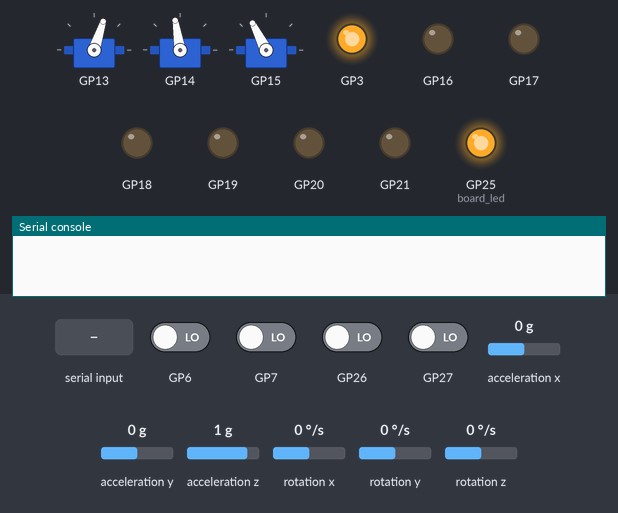
The program below on a simulated Raspberry Pi Pico running MicroPython. Parts: 3 × servo, output pins drawn as LEDs (lit = HIGH), the last lines printed to the serial console. The test bench sets the inputs (shaded band); at power-on: GP6, GP7, GP26, GP27 LOW, acceleration x 0 g, acceleration y 0 g, acceleration z 1 g, rotation x 0 °/s, rotation y 0 °/s, rotation z 0 °/s. Servo angles are drawn from the pulse width (0.5 ms = 0°, 2.5 ms = 180°).

Above: at 0.6 s.
At 7.4 s:
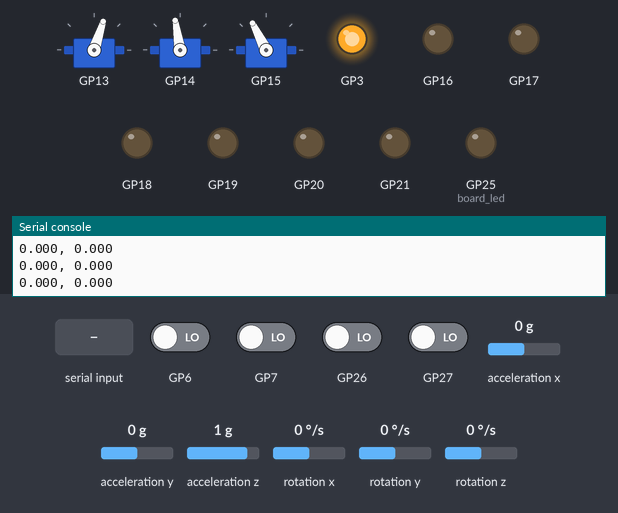
7.5 s: "0" typed at the serial console, then Enter
Timing chart, 0 to 10.5 s (numbered marks = the images above; inputs shaded):
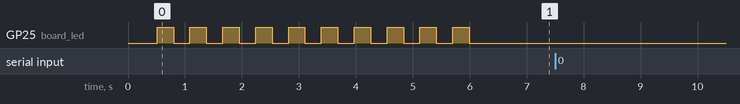

The program:

main.py
```python
"""
Bare-bones Pico runtime for 5-field command protocol + fused feedback.

This version supports both deployment layouts:
1. package layout on Pico (`mobile_base.*`, `perception.*`)
2. flat-file layout in the same folder (fallback imports)

It also supports both inertial helper spellings to prevent boot failures from
filename mismatches during deployment.
"""

import select
import sys

from machine import freq
from utime import ticks_diff, ticks_us

# Arm controller import: package first, fallback to local file.
try:
    from mobile_base.ac2 import ArmController
except Exception:
    from ac2 import ArmController

# Diff-drive import: package first, fallback to local file.
try:
    from mobile_base.diff_drive_controller import DiffDriveController
except Exception:
    from diff_drive_controller import DiffDriveController

# IMU import with robust fallback for historical filename typo.
try:
    from perception.odom_autonomous_inertial_sensor import MPU6050
except Exception:
    try:
        from perception.odom_autonomous_intertial_sensor import MPU6050
    except Exception:
        try:
            from odom_autonomous_inertial_sensor import MPU6050
        except Exception:
            from odom_autonomous_intertial_sensor import MPU6050


FREQ_HZ = 240_000_000
CMD_TIMEOUT_US = 250_000
FEEDBACK_PERIOD_US = 10_000
ALPHA_IMU = 0.95
ARM_UPDATE_PERIOD_US = 20_000  # 50 Hz arm command updates to avoid servo snap/jitter.

# Debug lines are prefixed so host tests can classify them.
DEBUG_SERIAL = True
DEBUG_PERIOD_US = 1_000_000

freq(FREQ_HZ)

# Keep your validated pin map.
ddc = DiffDriveController(
    left_ids=((21, 19, 20), (6, 7)),
    right_ids=((16, 18, 17), (26, 27)),
)
arm = ArmController(15, 13, 14)
imu = MPU6050(pow_id=3, scl_id=5, sda_id=4, i2c_addr=0x68)

listener = select.poll()
listener.register(sys.stdin, select.POLLIN)


def dbg(msg):
    if not DEBUG_SERIAL:
        return
    try:
        sys.stdout.write("#DBG " + str(msg) + "\n")
        sys.stdout.flush()
    except Exception:
        pass


def parse_host_command(line):
    if not line:
        return None
    parts = [x.strip() for x in line.split(",")]
    if len(parts) != 5:
        return None
    try:
        return float(parts[0]), float(parts[1]), int(float(parts[2])), int(float(parts[3])), int(float(parts[4]))
    except Exception:
        return None


target_lin = 0.0
target_ang = 0.0
sho_vel = 0
cla_vel = 0
arm_state = 0

cmd_rx_count = 0
cmd_bad_count = 0
fb_tx_count = 0

last_cmd_t = ticks_us()
last_fb_t = ticks_us()
last_dbg_t = ticks_us()
last_arm_t = ticks_us()

dbg("boot ok")

while True:
    events = listener.poll(0)
    for obj, _ in events:
        try:
            line = obj.readline().strip()
        except Exception:
            line = ""

        if line:
            parsed = parse_host_command(line)
            if parsed is None:
                cmd_bad_count += 1
                if cmd_bad_count <= 5 or (cmd_bad_count % 50 == 0):
                    dbg("bad_cmd line='{}'".format(line))
                continue

            target_lin, target_ang, sho_vel, cla_vel, arm_state = parsed
            cmd_rx_count += 1
            last_cmd_t = ticks_us()

    now = ticks_us()
    if ticks_diff(now, last_cmd_t) > CMD_TIMEOUT_US:
        target_lin = 0.0
        target_ang = 0.0
        sho_vel = 0
        cla_vel = 0
        arm_state = 0

    ddc.set_vels(target_lin, target_ang)

    if ticks_diff(now, last_arm_t) >= ARM_UPDATE_PERIOD_US:
        if arm_state == 10:
            if hasattr(arm, "move_toward_neutral"):
                arm.move_toward_neutral()
            else:
                arm.set_neutral()
        else:
            arm.lower_claw(sho_vel)
            arm.close_claw(cla_vel)
        last_arm_t = now

    if ticks_diff(now, last_fb_t) >= FEEDBACK_PERIOD_US:
        meas_lin, meas_ang = ddc.get_vels()
        try:
            imu_data = imu.read_data()
            fused_ang = ALPHA_IMU * imu_data["omg_z"] + (1.0 - ALPHA_IMU) * meas_ang
        except Exception:
            fused_ang = meas_ang

        sys.stdout.write(f"{meas_lin:.3f}, {fused_ang:.3f}\n")
        try:
            sys.stdout.flush()
        except Exception:
            pass

        fb_tx_count += 1
        last_fb_t = now

    if DEBUG_SERIAL and ticks_diff(now, last_dbg_t) >= DEBUG_PERIOD_US:
        dbg(
            "alive rx={} bad={} fb={} lin={:.2f} ang={:.2f} arm={}"
            .format(cmd_rx_count, cmd_bad_count, fb_tx_count, target_lin, target_ang, arm_state)
        )
        last_dbg_t = now
```

ac2.py
```python
from machine import Pin, PWM
import mobile_base.arm_tuning as tune


class ArmController:
    def __init__(self, claw_pin, arm_pin_a, arm_pin_b):
        self.claw_servo = PWM(Pin(claw_pin))
        self.shoulder_servo_a = PWM(Pin(arm_pin_a))
        self.shoulder_servo_b = PWM(Pin(arm_pin_b))
        self.claw_servo.freq(50)
        self.shoulder_servo_a.freq(50)
        self.shoulder_servo_b.freq(50)
        self.set_neutral()

    @staticmethod
    def _clamp(value, low, high):
        return max(low, min(high, value))

    @staticmethod
    def _sanitize(cmd):
        try:
            val = int(cmd)
        except Exception:
            val = 0
        return ArmController._clamp(val, -tune.MAX_ABS_HOST_CMD, tune.MAX_ABS_HOST_CMD)

    @staticmethod
    def _slew(current, target, max_step):
        delta = target - current
        if delta > max_step:
            return current + max_step
        if delta < -max_step:
            return current - max_step
        return target

    def set_neutral(self):
        self.shoulder_duty_a = tune.SHOULDER_A_NEUTRAL
        self.shoulder_duty_b = tune.SHOULDER_B_NEUTRAL
        self.claw_duty = tune.CLAW_NEUTRAL
        self.shoulder_servo_a.duty_ns(self.shoulder_duty_a)
        self.shoulder_servo_b.duty_ns(self.shoulder_duty_b)
        self.claw_servo.duty_ns(self.claw_duty)

    def move_toward_neutral(self):
        shoulder_step = int(getattr(tune, "NEUTRAL_SHOULDER_STEP_NS", getattr(tune, "SHOULDER_STEP_LIMIT_NS", 8_000)))
        claw_step = int(getattr(tune, "NEUTRAL_CLAW_STEP_NS", getattr(tune, "CLAW_STEP_LIMIT_NS", 10_000)))

        self.shoulder_duty_a = self._slew(self.shoulder_duty_a, tune.SHOULDER_A_NEUTRAL, shoulder_step)
        self.shoulder_duty_b = self._slew(self.shoulder_duty_b, tune.SHOULDER_B_NEUTRAL, shoulder_step)
        self.claw_duty = self._slew(self.claw_duty, tune.CLAW_NEUTRAL, claw_step)

        self.shoulder_servo_a.duty_ns(self.shoulder_duty_a)
        self.shoulder_servo_b.duty_ns(self.shoulder_duty_b)
        self.claw_servo.duty_ns(self.claw_duty)

        return (
            self.shoulder_duty_a == tune.SHOULDER_A_NEUTRAL
            and self.shoulder_duty_b == tune.SHOULDER_B_NEUTRAL
            and self.claw_duty == tune.CLAW_NEUTRAL
        )

    def lower_claw(self, dc_inc=0):
        base = self._sanitize(dc_inc)
        if base > 0:
            scaled = int(base * tune.SHOULDER_CMD_SCALE * tune.SHOULDER_LOWER_SCALE)  # WARNING: SCALE DOWN BASE 1/4!!!
        else:
            scaled = int(base * tune.SHOULDER_CMD_SCALE * tune.SHOULDER_RAISE_SCALE)

        target_a = self._clamp(self.shoulder_duty_a + scaled, tune.SHOULDER_A_MIN, tune.SHOULDER_A_MAX)
        target_b = self._clamp(self.shoulder_duty_b - scaled, tune.SHOULDER_B_MIN, tune.SHOULDER_B_MAX)

        step = int(getattr(tune, "SHOULDER_STEP_LIMIT_NS", 8_000))
        self.shoulder_duty_a = self._slew(self.shoulder_duty_a, target_a, step)  # WARNING: TARGET TOO CLOSE TO CURRENT
        self.shoulder_duty_b = self._slew(self.shoulder_duty_b, target_b, step)

        self.shoulder_servo_a.duty_ns(self.shoulder_duty_a)
        self.shoulder_servo_b.duty_ns(self.shoulder_duty_b)

    def close_claw(self, dc_inc=0):
        scaled = int(self._sanitize(dc_inc) * tune.CLAW_CMD_SCALE)
        target = self._clamp(self.claw_duty + scaled, tune.CLAW_MIN, tune.CLAW_MAX)

        step = int(getattr(tune, "CLAW_STEP_LIMIT_NS", 10_000))
        self.claw_duty = self._slew(self.claw_duty, target, step)
        self.claw_servo.duty_ns(self.claw_duty)
```

diff_drive_controller.py
```python
from mobile_base.wheel_controller import WheelController


class DiffDriveController:
    def __init__(self, left_ids, right_ids) -> None:
        self.left_wheel = WheelController(*left_ids)
        self.right_wheel = WheelController(*right_ids)

        # Variables
        self.meas_lin_vel = 0.0
        self.meas_ang_vel = 0.0

        # Constants
        self.WHEEL_SEP = 0.51  # wheel separation in meters

    def get_vels(self):
        """
        Get actual velocities
        """
        self.meas_lin_vel = 0.5 * (
            self.left_wheel.meas_lin_vel + self.right_wheel.meas_lin_vel
        )  # robot's linear velocity
        self.meas_ang_vel = (
            self.right_wheel.meas_lin_vel - self.left_wheel.meas_lin_vel
        ) / self.WHEEL_SEP  # robot's angular velocity
        return self.meas_lin_vel, self.meas_ang_vel

    def set_vels(self, target_lin_vel, target_ang_vel):
        """
        Set reference velocities
        """
        left_ref_lin_vel = target_lin_vel - 0.5 * (target_ang_vel * self.WHEEL_SEP)
        right_ref_lin_vel = target_lin_vel + 0.5 * (target_ang_vel * self.WHEEL_SEP)
        self.left_wheel.set_velocity(left_ref_lin_vel)
        self.right_wheel.set_velocity(right_ref_lin_vel)


if __name__ == "__main__":
    from utime import sleep
    from math import pi
    from machine import freq

    # freq(300_000_000)
    # SETUP
    ddc = DiffDriveController(
        left_ids=((21, 19, 20), (6, 7)), right_ids=((16, 18, 17), (26, 27))
    )

    for i in range(500):
        if i >= 24:  # step up @ t=0.5 s
            ddc.set_vels(-0.2, 0.2)
        meas_lin_vel, meas_ang_vel = ddc.get_vels()
        print(f"Velocity={meas_lin_vel} m/s, {meas_ang_vel} rad/s")
        sleep(0.02)
    ddc.set_vels(0.0, 0.0)
```

odom_autonomous_inertial_sensor.py
```python
"""
IMU helper for odom+autonomous merged Pico runtime.

This file is intentionally standalone so the merged entrypoint can be uploaded
without requiring package-style imports.
"""

from machine import I2C, Pin
from math import pi
from utime import sleep


class MPU6050:
    """Minimal MPU6050 reader with one-time gyro bias calibration."""

    def __init__(self, pow_id=3, scl_id=5, sda_id=4, i2c_addr=0x68, dlpf_level=4):
        self.board_led = Pin(25, Pin.OUT)
        self.pow_pin = Pin(pow_id, Pin.OUT, value=1)
        sleep(0.5)

        self.i2c = I2C(0, scl=Pin(scl_id), sda=Pin(sda_id), freq=400_000)
        self.i2c_addr = i2c_addr

        # Wake up sensor.
        self.i2c.writeto_mem(self.i2c_addr, 0x6B, bytes([0x00]))

        # Configure digital low-pass filter to suppress high-frequency noise.
        assert 0 <= dlpf_level <= 6
        self.i2c.writeto_mem(self.i2c_addr, 0x1A, bytes([dlpf_level]))

        self.lin_acc_x = 0.0
        self.lin_acc_y = 0.0
        self.lin_acc_z = 0.0
        self.ang_vel_x = 0.0
        self.ang_vel_y = 0.0
        self.ang_vel_z = 0.0

        self.gyro_bias_x = 0.0
        self.gyro_bias_y = 0.0
        self.gyro_bias_z = 0.0

        self.calibrate_gyro()

    @staticmethod
    def _process_raw(value_raw, scale):
        if value_raw > 32768:
            return (value_raw - 65535) / scale
        return value_raw / scale

    def read_data(self):
        """
        Read and convert MPU6050 data.

        Returns angular rates in rad/s and linear acceleration in m/s^2.
        """
        words = self.i2c.readfrom_mem(self.i2c_addr, 0x3B, 14)
        data = [words[i] << 8 | words[i + 1] for i in range(0, len(words), 2)]

        self.lin_acc_x = self._process_raw(data[0], 16384) * 9.80665
        self.lin_acc_y = self._process_raw(data[1], 16384) * 9.80665
        self.lin_acc_z = self._process_raw(data[2], 16384) * 9.80665

        self.ang_vel_x = self._process_raw(data[4], 131) * pi / 180 - self.gyro_bias_x
        self.ang_vel_y = self._process_raw(data[5], 131) * pi / 180 - self.gyro_bias_y
        self.ang_vel_z = self._process_raw(data[6], 131) * pi / 180 - self.gyro_bias_z

        return {
            "acc_x": self.lin_acc_x,
            "acc_y": self.lin_acc_y,
            "acc_z": self.lin_acc_z,
            "omg_x": self.ang_vel_x,
            "omg_y": self.ang_vel_y,
            "omg_z": self.ang_vel_z,
        }

    def calibrate_gyro(self, num_samples=1000):
        """Average stationary gyro readings to estimate zero-rate bias."""
        dep_x = 0.0
        dep_y = 0.0
        dep_z = 0.0
        for i in range(num_samples):
            data = self.read_data()
            dep_x += data["omg_x"]
            dep_y += data["omg_y"]
            dep_z += data["omg_z"]
            sleep(0.005)
            if i % 50 == 0:
                self.board_led.toggle()

        self.gyro_bias_x = dep_x / num_samples
        self.gyro_bias_y = dep_y / num_samples
        self.gyro_bias_z = dep_z / num_samples
```

arm_tuning.py
```python
"""Bare-bones arm tuning for Pico debug.

These values are tuned to keep motion controlled but still strong enough to
recover upward against arm load. The previous raise tuning was too weak in
practice, so the shoulder command shaping below gives raise a little more
authority than lower.
"""

SHOULDER_A_NEUTRAL = 1_300_000
SHOULDER_B_NEUTRAL = 1_600_000
CLAW_NEUTRAL = 1_800_000

# Keep travel conservative while we validate pickup/drop behavior.
SHOULDER_A_MIN = 1_050_000
SHOULDER_A_MAX = 1_700_000
SHOULDER_B_MIN = 1_200_000
SHOULDER_B_MAX = 1_900_000
CLAW_MIN = 1_550_000
CLAW_MAX = 2_200_000

# Shoulder motion needed higher authority to reliably raise back to neutral.
SHOULDER_CMD_SCALE = 0.50
CLAW_CMD_SCALE = 0.35
SHOULDER_LOWER_SCALE = 0.50
SHOULDER_RAISE_SCALE = 0.20
MAX_ABS_HOST_CMD = 8_000

# Hard slew-rate limits per control tick to avoid slamming.
SHOULDER_STEP_LIMIT_NS = 12_000
CLAW_STEP_LIMIT_NS = 10_000

# Smooth return-to-neutral shaping (used when arm_state=10).
NEUTRAL_SHOULDER_STEP_NS = 8_000
NEUTRAL_CLAW_STEP_NS = 8_000
```

wheel_controller.py
```python
from mobile_base.wheel_driver import WheelDriver
from machine import Timer


def clamp(x, min_val, max_val):
    return max(min_val, min(x, max_val))


class WheelController(WheelDriver):
    def __init__(self, driver_ids: list | tuple, encoder_ids: list | tuple) -> None:
        super().__init__(driver_ids, encoder_ids)
        # Constants
        self.k_p = 0.25
        self.k_i = 0.0
        self.k_d = 0.05
        self.reg_freq = 50  # Hz
        # Variables
        self.reg_vel_counter = 0
        self.duty = 0.0
        self.error = 0.0
        self.prev_error = 0.0
        self.error_inte = 0.0  # integral
        self.error_diff = 0.0  # differentiation
        self.ref_lin_vel = 0.0
        # PID controller config
        self.vel_reg_timer = Timer(
            freq=self.reg_freq,
            mode=Timer.PERIODIC,
            callback=self.regulate_velocity,
        )

    def regulate_velocity(self, timer):
        if self.ref_lin_vel == 0.0 or self.reg_vel_counter > self.reg_freq:
            self.stop()
            self.prev_error = 0.0
        else:
            self.error = self.ref_lin_vel - self.meas_lin_vel  # ang_vel also works
            self.error_inte += self.error
            self.error_diff = self.error - self.prev_error
            self.prev_error = self.error  # UPDATE previous error
            inc_duty = (
                self.k_p * self.error
                + self.k_i * self.error_inte
                + self.k_d * self.error_diff
            )
            inc_duty = clamp(inc_duty, -0.03, 0.03)
            self.duty = self.duty + inc_duty
            if self.duty > 0:
                if self.duty > 1.0:
                    self.duty = 1.0
                self.forward(self.duty)
            else:
                if self.duty < -1.0:
                    self.duty = -1.0
                self.backward(-self.duty)
            self.reg_vel_counter += 1

    def set_velocity(self, ref_lin_vel):
        if ref_lin_vel is not self.ref_lin_vel:
            self.ref_lin_vel = ref_lin_vel
            self.prev_error = 0.0
            self.error_inte = 0.0
            self.reg_vel_counter = 0


if __name__ == "__main__":
    """ Use following tuning PID"""
    from utime import sleep
    from machine import Pin

    wc = WheelController(
        driver_ids=(16, 18, 17),
        encoder_ids=(26, 27),
    )  # right
    # wc = WheelController(
    #     driver_ids=(21, 19, 20),
    #     encoder_ids=(6, 7),
    # )  # left

    # LOOP
    for i in range(100):
        if i == 25:  # step up @ t=0.5s
            wc.set_velocity(0.2)
        elif i == 80:  # step down @ t=1.6s
            wc.set_velocity(0.0)
        print(
            f"Reference velocity={wc.ref_lin_vel} m/s, Measured velocity={wc.meas_lin_vel} m/s"
        )
        sleep(0.02)
    # Terminate
    wc.disable()
    print("Wheel disabled")
```

Source omitted: wheel_driver.py (2376 bytes), sensored_motor_driver.py (2905 bytes), motor_driver.py (1686 bytes)
